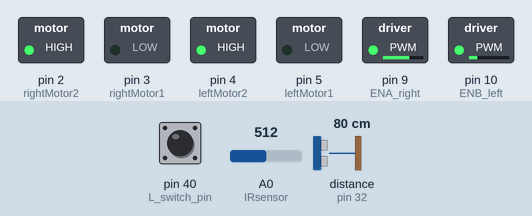
Recording of a sketch running on a simulated Arduino Mega 2560, built with avr-gcc and run on an emulated ATmega2560. Parts: switched loads named in the sketch (green lamp = pin HIGH). Wiring (inferred from the names in the program): ultrasonic range finder: trigger pin 33; echo pin 32. The test bench sets the inputs (shaded band); at power-on: A0 (IRsensor) = 512, pin 40 (L_switch_pin) HIGH, distance to the obstacle (sensor on pin 32) 80 cm. The echo pulse lasts 58.3 µs per cm; pins used as bus, display or sensor lines are not drawn.

Above: at 1.2 s.
1.3 s: A0 (IRsensor) set to 716
At 1.6 s:
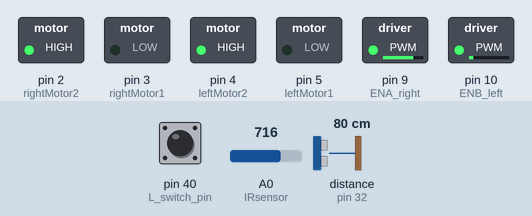
4.3 s: pin 40 (L_switch_pin) pulled LOW for 0.15 s
At 4.8 s:
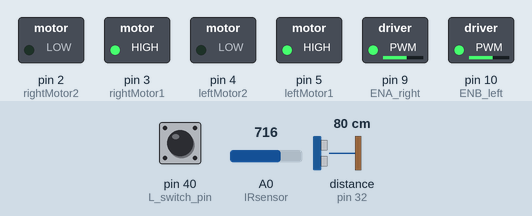
6.9 s: distance to the obstacle (sensor on pin 32) set to 29 cm
8.4 s: distance to the obstacle (sensor on pin 32) set to 25 cm
At 9.5 s:
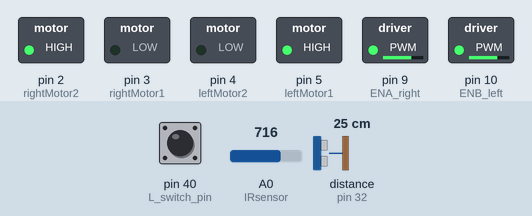
9.9 s: distance to the obstacle (sensor on pin 32) set to 35 cm
At 10.6 s:
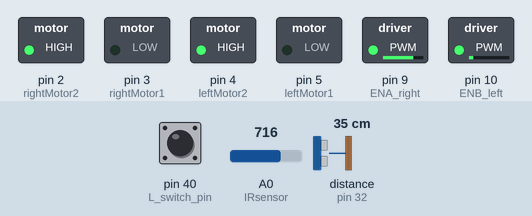
11.4 s: A0 (IRsensor) set to 900
At 12.2 s:
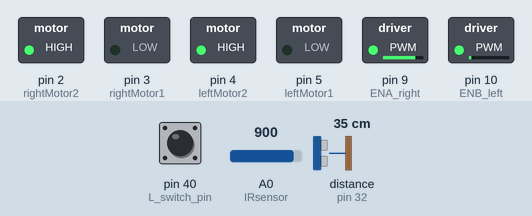
Timing chart, 0 to 13.9 s (numbered marks = the images above; inputs shaded):
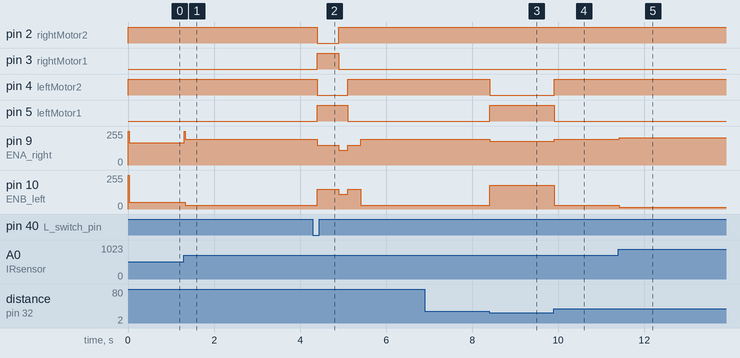

Measured:
- the behaviour switches between 27 and 26 cm on distance to the obstacle (sensor on pin 32) (found by bisection; images 2 and 3)
- after the input at 1.3 s, pin 9 (ENA_right): 167/255 → 192/255 at once; pin 10 (ENB_left): 52/255 → 27/255 at once
- after the input at 4.3 s, pin 2 (rightMotor2): HIGH → LOW after 0.10 s, → HIGH 0.50 s later; pin 3 (rightMotor1): LOW → HIGH after 0.10 s, → LOW 0.50 s later
- after the input at 6.9 s, every drawn part: stays the same
- after the input at 8.4 s, pin 4 (leftMotor2): HIGH → LOW at once; pin 5 (leftMotor1): LOW → HIGH at once; pin 9 (ENA_right): 192/255 → 180/255 at once; pin 10 (ENB_left): 27/255 → 180/255 at once
- after the input at 9.9 s, pin 4 (leftMotor2): LOW → HIGH at once; pin 5 (leftMotor1): HIGH → LOW at once; pin 9 (ENA_right): 180/255 → 192/255 at once; pin 10 (ENB_left): 180/255 → 27/255 at once
- after the input at 11.4 s, pin 9 (ENA_right): 192/255 → 206/255 at once; pin 10 (ENB_left): 27/255 → 13/255 at once

The sketch:

ME545_Maze_Navigation_wallFollowing.ino
```cpp
/*
   ME 545 Final Lab Competition - Maze navigation
   Juliette Mitrovich, Sheila Moroney, Sujani Patel
*/
// Libraries
#include <math.h>

///// ULTRASONIC SENSOR /////
// Ultrasoinic sensor pins
const int echoPin_fwd = 32;
const int trigPin_fwd = 33;

// Ultrasonic sensor calculation variables
long duration_fwd;
float distance_fwd;

// Ultrasonic range condition
const float tooClose_fwd = 26; // how close the robot can get to a front facing wall

// FUNCTION //
float senseUltrasonic_frontWall() {
  // calculate the distance in front of the robot (cm)
  digitalWrite(trigPin_fwd, LOW);
  delayMicroseconds(2);
  digitalWrite(trigPin_fwd, HIGH);
  delayMicroseconds(10);
  digitalWrite(trigPin_fwd, LOW);
  duration_fwd = pulseIn(echoPin_fwd, HIGH);
  distance_fwd = duration_fwd * 0.034 / 2; // convert duration to distance
  // limit how far the front sensor can see because we only care about the close values for turning
  if (distance_fwd > 35) {
    distance_fwd = 35;
  }
  return distance_fwd;
}

///// IR SENSOR /////
// IR sensor 1 variables
float IRsensor = A0; // set IRsensor as analog pin 0
float sensorValue; // variable to store the output of IR sensor

// digital filter coefficients, (fc = 27.77Hz, fs = 125Hz )
const float a1 = -0.0875;
const float b0 = 0.4563;
const float b1 = 0.4563;

// digital filter variables
volatile float Vold = 0; // initialize the first input
volatile float yold = 0; // initialize the first output
volatile float digitalFilter; // initialize variable to store first order digital filter values
volatile float distance_right; // variable to store the distance conversion of the IR sensor

// FUNCTION //
float senseIR() {
  // Collect IR sensor data (through and analog filter
  sensorValue = analogRead(IRsensor);
  // digitially filter IR sensor data
  digitalFilter = (b0 * sensorValue) + (b1 * Vold) - (a1 * yold);
  yold = digitalFilter;
  Vold = sensorValue;
  // Convert filtered IR sensor data to distance
  distance_right = (16569.0 / (digitalFilter + 25)) - 11;
  // limit the max range the sensor can see to avoid large gains
  if (60 < distance_right) {
    distance_right = 60;
  }
  return distance_right;
}

///// PROPORTIONAL DERIVATIVE (PD) CONTROL /////
const float setPoint_side = 39; // always want to be ~15cm from the side wall
// number is > 15 because the sensor is on the back left side and this is a right wall following robot
// allows you to stay within the correct operating range of the IR sensor (18cm - 150cm)

volatile float P; // proportional term
volatile float D; // derivative term
float Kp = 3.0; // proportional gain
float Kd = 55.0; // derivative gain

volatile float error_side; // variable to store calculated error
volatile float lastError_side; // variable to store the previous error for the derivative term

volatile float motorSpd_gain; // calculated gain from PID control

// FUNCTION //
float PD_control() {
  // find the error and previous error and calculate the necessary gain for the motor speeds
  error_side = setPoint_side - distance_right; // error calculation
  P = error_side;
  D = error_side - lastError_side;
  lastError_side = error_side;
  motorSpd_gain = P * Kp + D * Kd;
  return motorSpd_gain;
}

///// H-BRIDGE AND MOTORS /////
const float avgSpd = 110.0; // set speed motors should move at when going straight
volatile float rightSpd;
volatile float leftSpd;

// Motor pins
const int leftMotor1 = 5; // OUT 3 pin
const int leftMotor2 = 4; // OUT 4 pin

const int rightMotor1 = 3; // OUT 1 pin
const int rightMotor2 = 2; // OUT 2 pin

const int ENB_left = 10; // PWN pin to control left motor speed
const int ENA_right = 9; // PWM pin to control right motor speed

/*
    Pin convention
    Motor A: direction controlled by pins IN1 and IN2
    Motor B: direction controlled by pins IN3 and IN4
    if IN1 is HIGH and IN2 is low (or IN3 and IN4), motor will move one direction
    if you switch it the motor will move in the other direction DEPENDING ON HOW THE POWER AND GROUND
    WIRES OF THE MOTOR ARE PLUGGED IN TO THE H-BRIDGE
*/

// FUNCTION //
void goFwd(float leftSpd, float rightSpd) {
  // set pins and speed to drive the robot forward (left fwd, right fwd)
  // convention for
  digitalWrite(leftMotor1, LOW);
  digitalWrite(leftMotor2, HIGH);
  digitalWrite(rightMotor1, LOW);
  digitalWrite(rightMotor2, HIGH);
  analogWrite(ENB_left, leftSpd);
  analogWrite(ENA_right, rightSpd);
}

void goBwd(float leftSpd, float rightSpd) {
  // set pins and speed to drive the robot backward (left bwd, right bwd)
  // convention for
  digitalWrite(leftMotor1, HIGH);
  digitalWrite(leftMotor2, LOW);
  digitalWrite(rightMotor1, HIGH);
  digitalWrite(rightMotor2, LOW);
  analogWrite(ENB_left, leftSpd);
  analogWrite(ENA_right, rightSpd);
}

void turnLeft(float leftSpd, float rightSpd) {
  // set pins and speed to allow robot to do a zero-point left turn (left fwd, right bwd)
  digitalWrite(leftMotor1, HIGH);
  digitalWrite(leftMotor2, LOW);
  digitalWrite(rightMotor1, LOW);
  digitalWrite(rightMotor2, HIGH);
  analogWrite(ENB_left, leftSpd);
  analogWrite(ENA_right, rightSpd);
}

///// LIMIT SWITCH /////
int L_switch_pin = 40; // limit switch input pin
int L_switch;

void setup() {
  Serial.begin(115200); // begin serial monitor for debugging

  // set ultrasonic sensor pin modes
  pinMode(echoPin_fwd, INPUT);
  pinMode(trigPin_fwd, OUTPUT);

  // set motor pin modes
  pinMode(rightMotor1, OUTPUT);
  pinMode(rightMotor2, OUTPUT);
  pinMode(leftMotor1, OUTPUT);
  pinMode(leftMotor2, OUTPUT);

  // set IR sensor pin mode
  pinMode(IRsensor, INPUT);

  // set limit switch pin mode
  pinMode(L_switch_pin, INPUT);
}

void loop() {
  // call the neccessary functions for the robot to complete wall following
  senseIR();
  senseUltrasonic_frontWall();
  PD_control();
  L_switch = digitalRead(L_switch_pin);

  // set the speed of the wheels
  // abs() used because the H-bridge does not allow negative speed values
  rightSpd = abs(avgSpd + motorSpd_gain);
  leftSpd = abs(avgSpd - motorSpd_gain);

  // set the max speed of each motor to 255 because PWM range is 0-255
  if (rightSpd > 255.0) {
    rightSpd = 255.0;
  }
  if (leftSpd > 255.0) {
    leftSpd = 255.0;
  }

  if (distance_fwd > tooClose_fwd) {
    // if you are not too close to the front wall, follow the right side wall
    Kp = 3.0;
    Kd = 60.0;
    goFwd(leftSpd, rightSpd);
  }
  if (distance_fwd < tooClose_fwd) {
    // when you come to an inner corner, do a zero point left turn at a set speed
    turnLeft(180, 180);
  }
  if (L_switch == LOW) {
    // if you hit the wall on the right side, back up, turn left slightly and drive forward
    delay(100);
    goBwd(150, 150);
    delay(500);
    turnLeft(110, 110);
    delay(200);
    goFwd(150, 150);
    delay(300);
  }

  ///// DEBUGGING /////
  //  Serial.print("Distance R: ");
  //  Serial.print(distance_right);
  //  Serial.print(", ");
  //  Serial.print("Distance fwd: ");
  //  Serial.print(distance_fwd);
  //  Serial.print(", ");
  //  Serial.print("Gain: ");
  //  Serial.print(motorSpd_gain);
  //  Serial.print(", ");
  //  Serial.print("Motor Speeds: ");
  //  Serial.print(leftSpd);
  //  Serial.print(", ");
  //  Serial.print(rightSpd);
  //  Serial.println();
}

/*
   Functions/code we did not use for the final wall following
   Kept for memory of what we tried
*/

/// ULTRASONIC SENSOR FUNCTIONS ///
//float senseUltrasonic_rightWall() {
//  digitalWrite(trigPin_r, LOW);
//  delayMicroseconds(2);
//  digitalWrite(trigPin_r, HIGH);
//  delayMicroseconds(10);
//  digitalWrite(trigPin_r, LOW);
//  duration_r = pulseIn(echoPin_r, HIGH);
//  distance_right = duration_r * 0.034 / 2;
//
//  return distance_right;
//}


//void turnRight(float leftSpd, float rightSpd) {
//  digitalWrite(leftMotor1, LOW);
//  digitalWrite(leftMotor2, HIGH);
//  digitalWrite(rightMotor1, HIGH);
//  digitalWrite(rightMotor2, LOW);
//  analogWrite(ENB_left, leftSpd);
//  analogWrite(ENA_right, rightSpd);
//}

//  outer corner condition
//    if (distance_right > tooFar_side) {
//      rightSpd = 0;
//      leftSpd = 255;
//      goFwd(leftSpd, rightSpd);
//    }
```
